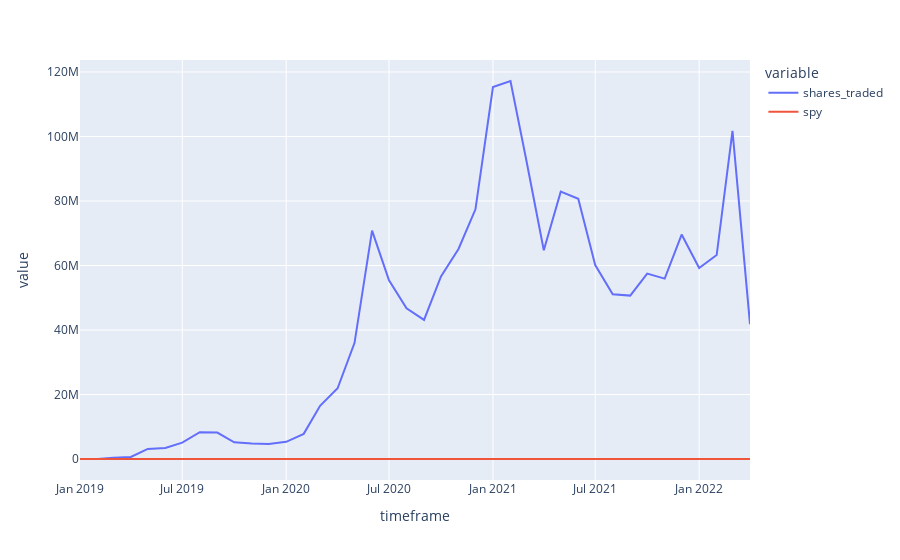

Here is the notebook cell this chart was saved with:
### Code cell
trace = px.line(data2, x = data2['timeframe'], y= ['shares_traded', 'spy'])
trace
